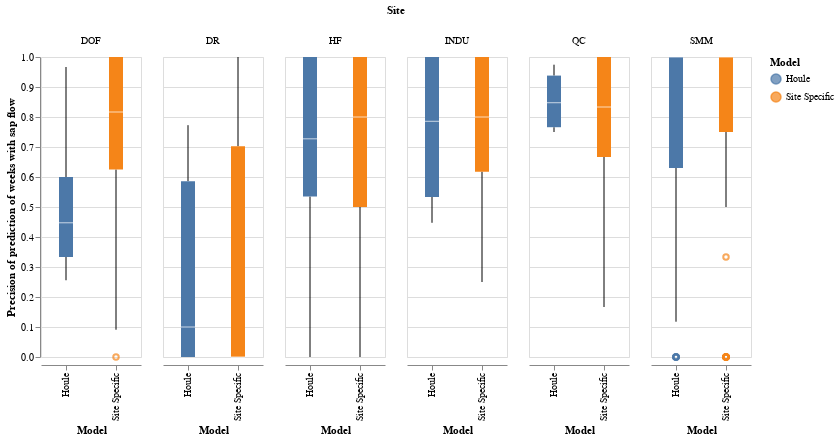

Write notebook code for a chart like this one.
### Code cell
prec_1_plt_lr.properties(width=width)

### Figure 1 — Vega-Lite specification as saved in the notebook (floating-point values rounded to 4 significant figures; data arrays with more than 128 entries replaced by an {"elided": "..."} marker saying what was removed)
{"config": {"view": {"continuousWidth": 400, "continuousHeight": 300}}, "data": {"name": "data-81dff2f5544f98a7f123bade5d09fb6c"}, "mark": "boxplot", "encoding": {"color": {"type": "nominal", "field": "model", "title": "Model"}, "column": {"type": "nominal", "field": "site", "title": "Site"}, "x": {"type": "nominal", "field": "model", "title": "Model"}, "y": {"type": "quantitative", "field": "prec_model", "title": "Precision of prediction of weeks with sap flow"}}, "width": 100, "$schema": "https://vega.github.io/schema/vega-lite/v4.8.1.json", "datasets": {"data-81dff2f5544f98a7f123bade5d09fb6c": {"elided": "1104 records"}}}
